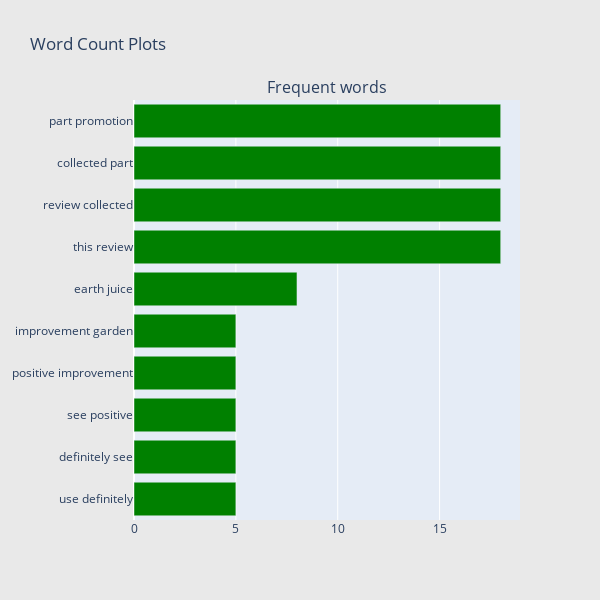

The code cell stored with this chart in its notebook:
### Code cell
## Get the bar chart from 5 rated reviews ##
freq_dict = defaultdict(int)
for sent in df_5["review_lower"]:
    for word in generate_ngrams(sent,2):
        freq_dict[word] += 1
fd_sorted = pd.DataFrame(sorted(freq_dict.items(), key=lambda x: x[1])[::-1])
fd_sorted.columns = ["word", "wordcount"]
trace0 = horizontal_bar_chart(fd_sorted.head(10), 'green')

# Creating two subplots
fig = tools.make_subplots(rows=1, cols=1, vertical_spacing=0.04,
                          subplot_titles=["Frequent words"])
fig.append_trace(trace0, 1, 1)
#fig.append_trace(trace1, 1, 2)
fig['layout'].update(height=600, width=600, paper_bgcolor='rgb(233,233,233)', title="Word Count Plots")
py.iplot(fig, filename='word-plots');

### Figure 1 — Plotly figure (JSON) as saved in the notebook; plotly's stock layout.template omitted (floating-point values rounded to 4 significant figures)
{"data": [{"marker": {"color": "green"}, "orientation": "h", "showlegend": false, "x": [5, 5, 5, 5, 5, 8, 18, 18, 18, 18], "xaxis": "x", "y": ["use definitely", "definitely see", "see positive", "positive improvement", "improvement garden", "earth juice", "this review", "review collected", "collected part", "part promotion"], "yaxis": "y", "type": "bar"}], "layout": {"annotations": [{"font": {"size": 16}, "showarrow": false, "text": "Frequent words", "x": 0.5, "xanchor": "center", "xref": "paper", "y": 1, "yanchor": "bottom", "yref": "paper"}], "height": 600, "paper_bgcolor": "rgb(233,233,233)", "title": {"text": "Word Count Plots"}, "width": 600, "xaxis": {"anchor": "y", "domain": [0, 1]}, "yaxis": {"anchor": "x", "domain": [0, 1]}}}
